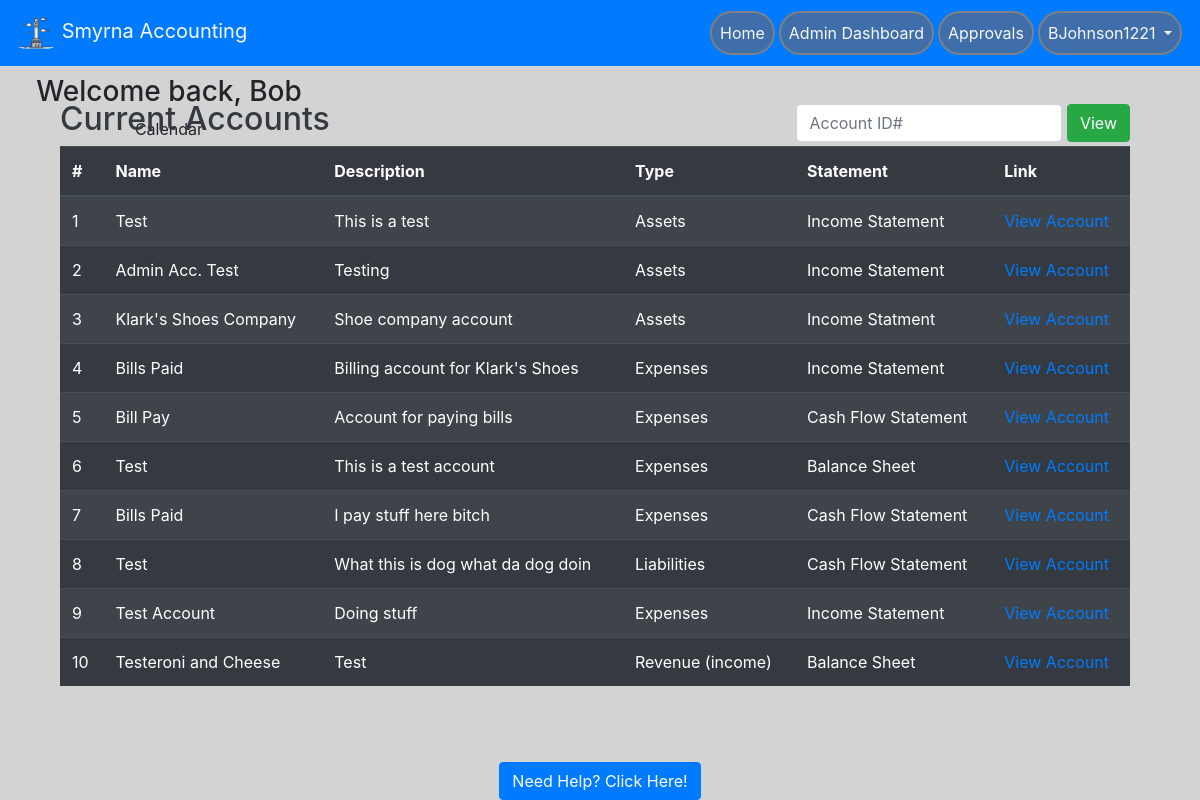
Page / (signed in) on the earlier database version.
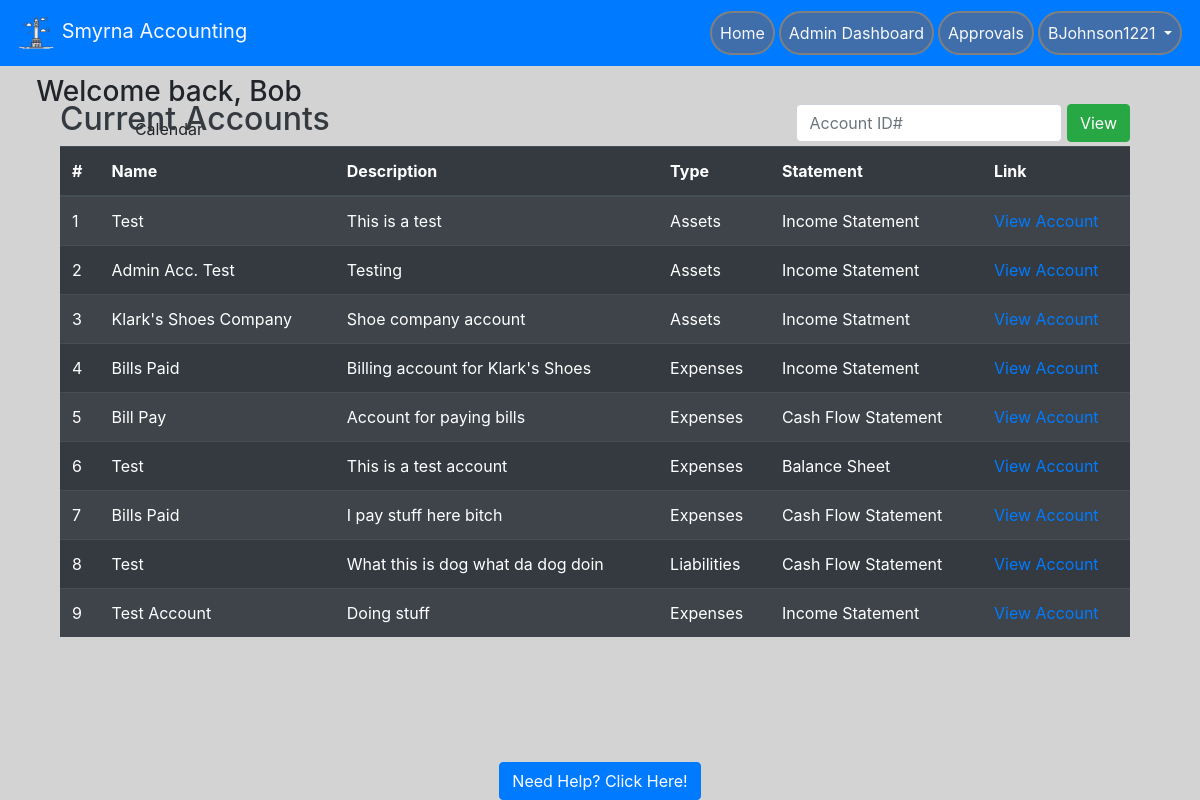
Same page on the later database version.
### website/models.py (models this page shows, shortened)
class Account(db.Model):
    acc_num = db.Column(db.Integer, primary_key=True)  # unique identifier. Needs adjusting
    user_id = db.Column(db.Integer, db.ForeignKey(User.id), nullable=False)
    acc_name = db.Column(db.String(150), unique=True)
    acc_desc = db.Column(db.String(150))
    acc_cat = db.Column(db.String(150))
    init_bal = db.Column(db.Float)
    acc_statement = db.Column(db.String(150))
    entries = db.relationship("Ledger", backref='entries', lazy=True)

### website/views.py (the view)
@views.route('/', methods =['GET', 'POST'])
@login_required
def home():
    if request.method == 'POST':
        global ACC_ID
        ACC_ID = request.form.get('searchBar')
        return redirect(url_for('auth.view_account'))
    return render_template("home.html", user=current_user,  acc_query=Account.query.join(User),
                           usracc=Account.query.join(User).filter(User.id == current_user.id), lpc=lpc())

### website/__init__.py (called while the page is built)
def create_app():
    app = Flask(__name__)
    app.config['SECRET_KEY'] = 'this is the secret key'
    app.config['SQLALCHEMY_DATABASE_URI'] = f'sqlite:///{DB_NAME}'
    db.init_app(app)
    app.config['MAIL_SERVER'] = 'smtp.gmail.com'
    app.config['MAIL_PORT'] = 465
    app.config['MAIL_USE_SSL'] = True
    app.config['MAIL_USERNAME'] = 'brandondunson15@gmail.com'
    app.config['MAIL_PASSWORD'] = 'Panopticon0987!@'
    mail.init_app(app)
    from .views import views
    from .auth import auth
    app.register_blueprint(views, url_prefix='/')
    app.register_blueprint(auth, url_prefix='/')
    from .models import User
    create_database(app)
    login_manager = LoginManager()
    login_manager.login_view = 'auth.login'
    login_manager.init_app(app)
    @login_manager.user_loader
    def load_user(id):
        return User.query.get(int(id))
    return app

### website/auth.py (called while the page is built)
def lpc():
    ledger_pending_count = db.session.query(Ledger).filter(Ledger.isApproved == 'Pending').all()
    lpc = len(ledger_pending_count)
    return lpc

### website/templates/home.html (shortened to what this page needs)
{% extends "base.html" %}
{%block content%}
<div class="prof-container">
    <h3 class="pl-2 text-center"> Welcome back, {{current_user.firstName}}</h3>
    <p class=" text-center pl-2">Calendar</p>
    <div class="cal">
    </div>
</div>
    <div class="container text-light pb-2" style="position: absolute; top: 100px; width: 1100px;">
        <form class ="form-inline" method="POST">
          <h2 class="text-dark">Current Accounts</h2>
            <div class="ml-auto">
             <input type="search" name="searchBar" class="form-control pr-1" placeholder="Account ID#"
                list = "userData" />
              <button class="btn btn-success" type="submit">View</button>
          </div>
        </form>
        <div>
          <table class="table table-striped table-dark">
            <thead>
              <tr>
                <th scope="col">#</th>
                <th scope="col">Name</th>
                <th scope="col">Description</th>
                <th scope="col">Type</th>
                <th scope="col">Statement</th>
                <th scope="col">Link</th>
              </tr>
            </thead>
            <tbody style="overflow-y: scroll;">
              {% for account in acc_query %}
              <tr id="rowz">
                <td><a id = "link" style="color: white;" >{{account.acc_num}}</a></td>
                <td>{{account.acc_name}}</td>
                <td>{{account.acc_desc}}</td>
                <td>{{account.acc_cat}}</td>
                <td>{{account.acc_statement}}</td>
                <td><a href="/accountView/{{account.acc_num}}" class="link-info">View Account</a></td>
              </tr>
              {% endfor %}
            </tbody>
          </table>
        </div>
      </div>
{% endblock %}

Differences in the rows shown:
removed Account: acc_num "10", acc_name "Testeroni and Cheese", acc_desc "Test", acc_cat "Revenue (income)", acc_statement "Balance Sheet"
